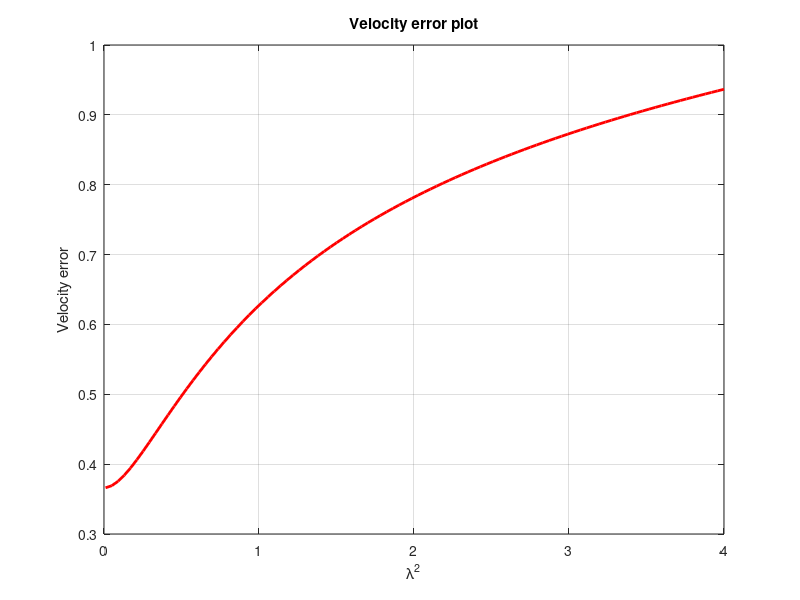

MATLAB code for this plot:
clear; clc; close all;
J = [-1.732, 2.598, 0;
    -1, 1.5, 0;
    0, 0, 1;
    0, -0.5, 0;
    0, 0.866, 0;
    1, 0, 0];
Jv = J(1:3,:);
Xee = ones(6,1);
lsqV = linspace(0.01,4,100);
err = [];
for i=1:length(lsqV)
    lsq = lsqV(i);
    Jpi = (Jv'*Jv+lsq*eye(size(Jv)))\(Jv');
    Jveecomp = Jpi*Xee(1:3);
    Xeecomp = Jv*Jveecomp;
    err = cat(1,err,norm(Xeecomp-Xee(1:3)));
end
plot(lsqV,err,'LineWidth',2,'Color',[1 0 0]);
title('Velocity error plot');
xlabel('\lambda^2'); ylabel('Velocity error');
grid on;
